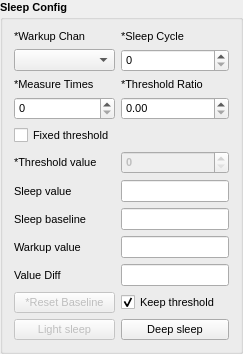
     <widget class="QGroupBox" name="groupBox_3">
      <property name="sizePolicy">
       <sizepolicy hsizetype="Preferred" vsizetype="Fixed">
        <horstretch>0</horstretch>
        <verstretch>0</verstretch>
       </sizepolicy>
      </property>
      <property name="font">
       <font>
        <pointsize>8</pointsize>
        <bold>true</bold>
       </font>
      </property>
      <property name="title">
       <string>Sleep Config</string>
      </property>
      <layout class="QGridLayout" name="gridLayout_9">
       <item row="14" column="0">
        <widget class="QPushButton" name="btn_reset_baseline_sleep">
         <property name="enabled">
          <bool>false</bool>
         </property>
         <property name="font">
          <font>
           <pointsize>8</pointsize>
           <bold>false</bold>
          </font>
         </property>
         <property name="text">
          <string>*Reset Baseline</string>
         </property>
        </widget>
       </item>
       <item row="11" column="0">
        <widget class="QLabel" name="label_37">
         <property name="font">
          <font>
           <pointsize>8</pointsize>
           <bold>false</bold>
          </font>
         </property>
         <property name="text">
          <string>Value Diff</string>
         </property>
        </widget>
       </item>
       <item row="1" column="1">
        <widget class="QSpinBox" name="spin_sleep_cycle_sleep">
         <property name="font">
          <font>
           <pointsize>8</pointsize>
           <bold>false</bold>
          </font>
         </property>
        </widget>
       </item>
       <item row="10" column="0">
        <widget class="QLabel" name="label_32">
         <property name="font">
          <font>
           <pointsize>8</pointsize>
           <bold>false</bold>
          </font>
         </property>
         <property name="text">
          <string>Warkup value</string>
         </property>
        </widget>
       </item>
       <item row="2" column="0">
        <widget class="QLabel" name="label_29">
         <property name="font">
          <font>
           <pointsize>8</pointsize>
           <bold>false</bold>
          </font>
         </property>
         <property name="text">
          <string>*Measure Times</string>
         </property>
        </widget>
       </item>
       <item row="5" column="1">
        <widget class="QSpinBox" name="spin_fix_threshold_value">
         <property name="enabled">
          <bool>false</bool>
         </property>
        </widget>
       </item>
       <item row="3" column="1">
        <widget class="QDoubleSpinBox" name="spin_threshold_ratio_sleep">
         <property name="font">
          <font>
           <pointsize>8</pointsize>
           <bold>false</bold>
          </font>
         </property>
        </widget>
       </item>
       <item row="2" column="1">
        <widget class="QLabel" name="label_34">
         <property name="font">
          <font>
           <pointsize>8</pointsize>
           <bold>false</bold>
          </font>
         </property>
         <property name="text">
          <string>*Threshold Ratio</string>
         </property>
        </widget>
       </item>
       <item row="3" column="0">
        <widget class="QSpinBox" name="spin_meas_times_sleep">
         <property name="font">
          <font>
           <pointsize>8</pointsize>
           <bold>false</bold>
          </font>
         </property>
        </widget>
       </item>
       <item row="11" column="1">
        <widget class="QLineEdit" name="linee_value_diff">
         <property name="readOnly">
          <bool>true</bool>
         </property>
        </widget>
       </item>
       <item row="14" column="1">
        <widget class="QCheckBox" name="checkb_wakeup_keep_thres">
         <property name="font">
          <font>
           <pointsize>8</pointsize>
           <bold>false</bold>
          </font>
         </property>
         <property name="text">
          <string>Keep threshold</string>
         </property>
         <property name="checked">
          <bool>true</bool>
         </property>
        </widget>
       </item>
       <item row="1" column="0">
        <widget class="QComboBox" name="combob_ch_sleep">
         <property name="font">
          <font>
           <pointsize>8</pointsize>
           <bold>true</bold>
          </font>
         </property>
        </widget>
       </item>
       <item row="4" column="0">
        <widget class="QCheckBox" name="checkb_fix_threshold">
         <property name="font">
          <font>
           <pointsize>8</pointsize>
           <bold>false</bold>
          </font>
         </property>
         <property name="text">
          <string>Fixed threshold</string>
         </property>
        </widget>
       </item>
       <item row="0" column="1">
        <widget class="QLabel" name="label_28">
         <property name="font">
          <font>
           <pointsize>8</pointsize>
           <bold>false</bold>
          </font>
         </property>
         <property name="text">
          <string>*Sleep Cycle</string>
         </property>
        </widget>
       </item>
       <item row="15" column="1">
        <widget class="QPushButton" name="btn_deepsleep">
         <property name="font">
          <font>
           <pointsize>8</pointsize>
           <bold>false</bold>
          </font>
         </property>
         <property name="text">
          <string>Deep sleep</string>
         </property>
        </widget>
       </item>
       <item row="0" column="0">
        <widget class="QLabel" name="label_30">
         <property name="font">
          <font>
           <pointsize>8</pointsize>
           <bold>false</bold>
          </font>
         </property>
         <property name="text">
          <string>*Warkup Chan</string>
         </property>
        </widget>
       </item>
       <item row="9" column="0">
        <widget class="QLabel" name="label_38">
         <property name="font">
          <font>
           <pointsize>8</pointsize>
           <bold>false</bold>
          </font>
         </property>
         <property name="text">
          <string>Sleep baseline</string>
         </property>
        </widget>
       </item>
       <item row="15" column="0">
        <widget class="QPushButton" name="btn_lightsleep">
         <property name="enabled">
          <bool>false</bool>
         </property>
         <property name="font">
          <font>
           <pointsize>8</pointsize>
           <bold>false</bold>
          </font>
         </property>
         <property name="text">
          <string>Light sleep</string>
         </property>
        </widget>
       </item>
       <item row="5" column="0">
        <widget class="QLabel" name="label_36">
         <property name="font">
          <font>
           <pointsize>8</pointsize>
           <bold>false</bold>
          </font>
         </property>
         <property name="text">
          <string>*Threshold value</string>
         </property>
        </widget>
       </item>
       <item row="9" column="1">
        <widget class="QLineEdit" name="linee_sleep_baseline">
         <property name="readOnly">
          <bool>true</bool>
         </property>
        </widget>
       </item>
       <item row="8" column="1">
        <widget class="QLineEdit" name="linee_value_sleep">
         <property name="readOnly">
          <bool>true</bool>
         </property>
        </widget>
       </item>
       <item row="10" column="1">
        <widget class="QLineEdit" name="linee_value_wakeup">
         <property name="readOnly">
          <bool>true</bool>
         </property>
        </widget>
       </item>
       <item row="8" column="0">
        <widget class="QLabel" name="label_31">
         <property name="font">
          <font>
           <pointsize>8</pointsize>
           <bold>false</bold>
          </font>
         </property>
         <property name="text">
          <string>Sleep value</string>
         </property>
        </widget>
       </item>
      </layout>
     </widget>
